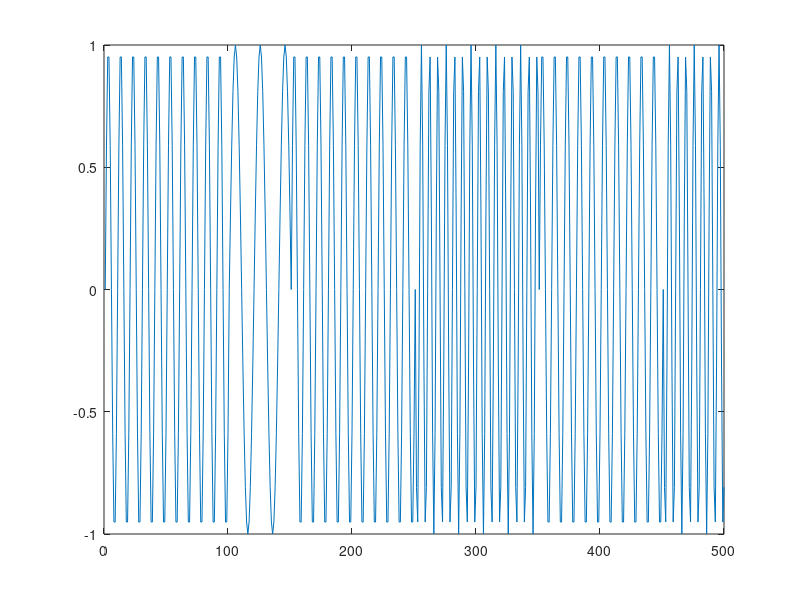

The MATLAB script that drew this image: (Note: this script raises an error after producing the figure.)
%Generating FM signal
clc
clear all;
close all;
%use orthogonal modulation generate modulated siganl
%You can see the original signal v in the code.
fc=1e4;                                                 %carrier frequency
fs=1e5;                                                 %sample frequency
T=1/fs;                                                 %sample time
Rs=2e3;                                                 %symbol rate of digital signal
L=500;                                                 %length of signal
t=(0:L-1)*T;                                            %time vector
A=1;                                                    %%Ampltitude
v=A*cos(2*pi*1000*t);                                   %modulation signal
xs=sin(2*pi*fc*t);
xc=cos(2*pi*fc*t);

%FM                                                 
M=4;
fc_M=(1:M)*5e3;                                       %M groups of carrier frequency
xsM=sin(2*pi*fc_M'*t);
xcM=cos(2*pi*fc_M'*t);
T_MFSK=1/Rs;
a_n=round((M-1)*rand(1,round(L/(T_MFSK*fs))))*(1/M);
a_mfsk=repmat(a_n,T_MFSK*fs,1);
a_mfsk=a_mfsk(:)';
%stairs(a_mfsk)                                       
a_mfsk_M=zeros(M,L);
for i=1:M
    a_mfsk_M(i,:)=(a_mfsk==(i-1)/M);
end
I_mfsk=0;
Q_mfsk=a_mfsk_M;
y_MFSK=I_mfsk.*xcM+Q_mfsk.*xsM;
y_MFSK=sum(y_MFSK,1);

figure(1)
plot(y_MFSK)

figure(2)
plotSpectral(y_MFSK,fs)
